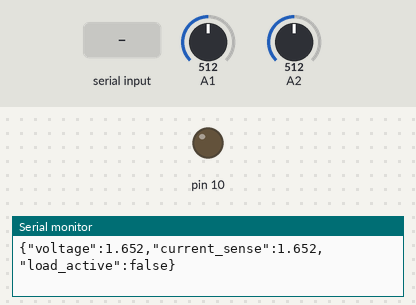
The sketch below on a simulated Arduino Uno, built with avr-gcc and run on an emulated ATmega328P. On the bench: output pins drawn as LEDs (lit = HIGH), the last lines printed to the serial monitor. Inputs (shaded band) come from the test bench; at power-on: A1 = 512, A2 = 512.

Above: at 1.2 s.
1.3 s: "load\n" received over Serial
At 3.6 s:
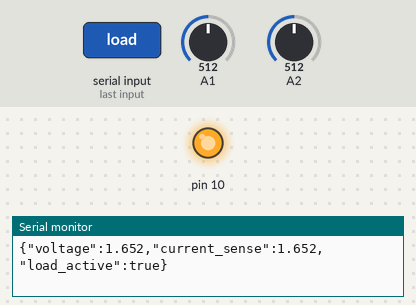
Timing chart, 0 to 5.1 s (numbered marks = the images above; inputs shaded):
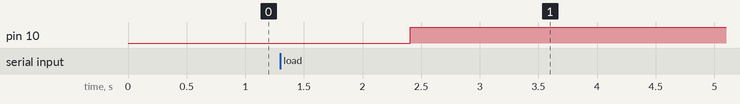

Measured:
- after the input at 1.3 s, pin 10: LOW → HIGH after 1.1 s

The sketch:

battery.ino
```cpp
void setup()
{
  pinMode(10, OUTPUT);
  Serial.begin(9600);
  digitalWrite(10, LOW); // Ensure we start in a known state
}

const int samples = 10;
const int sampleDelay = 10;
bool pinHighState = false; // Track the intended state of pin 10

float getStableVoltage(int pin)
{
  long sum = 0;
  for (int i = 0; i < samples; i++)
  {
    sum += analogRead(pin);
    delay(sampleDelay);
  }
  float avgReading = sum / samples;
  return avgReading * (3.3 / 1023.0);
}

void printJSON(float v1, float v2)
{
  Serial.print("{");
  Serial.print("\"voltage\":");
  Serial.print(v1, 3); // 3 decimal places
  Serial.print(",\"current_sense\":");
  Serial.print(v2, 3);
  Serial.print(",\"load_active\":");
  Serial.print(pinHighState ? "true" : "false");
  Serial.println("}");
}

void loop()
{
  if (Serial.available() > 0)
  {
    String data = Serial.readStringUntil('\n');
    data.trim();

    if (data == "load")
    {
      pinHighState = !pinHighState;
      digitalWrite(10, pinHighState);
    }
  }

  float voltageA1 = getStableVoltage(A1);
  float voltageA2 = getStableVoltage(A2);

  printJSON(voltageA1, voltageA2);

  delay(1000);
}
```
